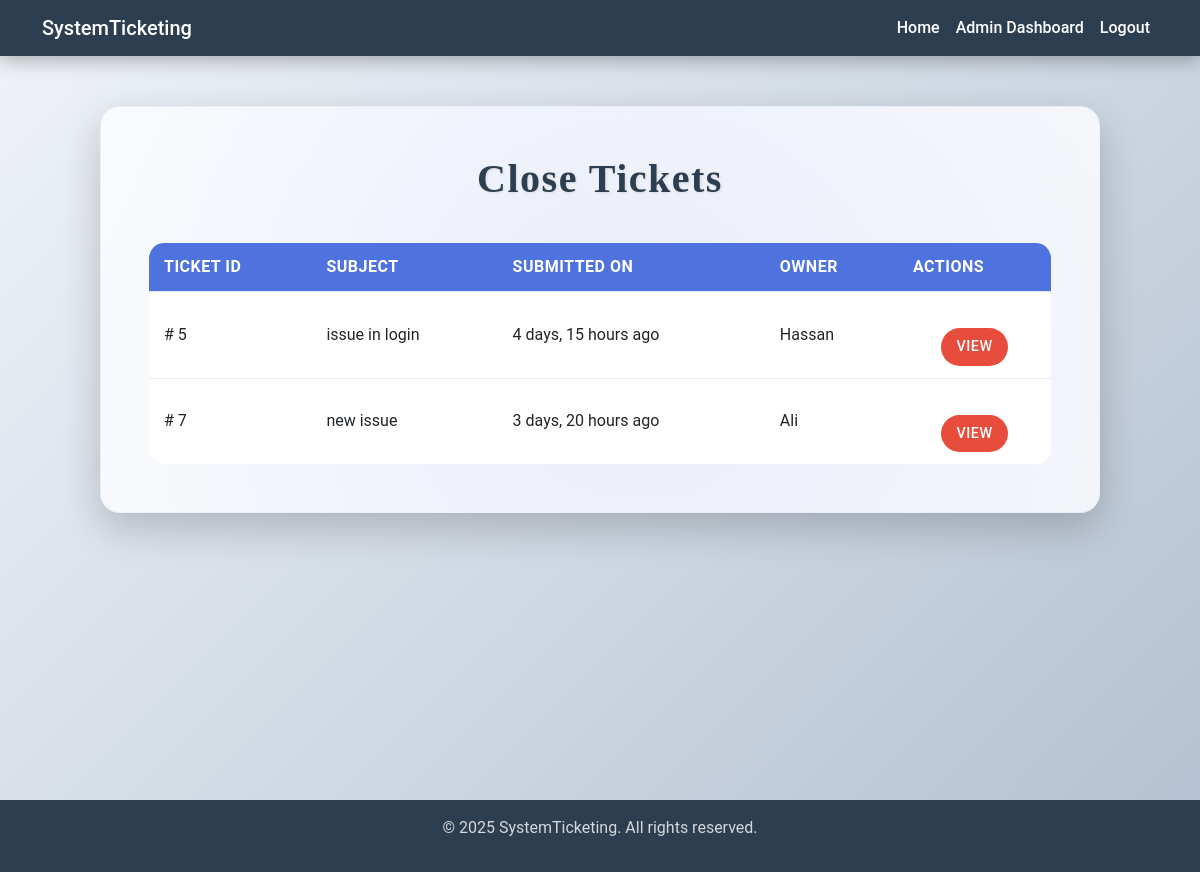
The page /ticket/close-list/ (signed in) on the database as committed earlier.
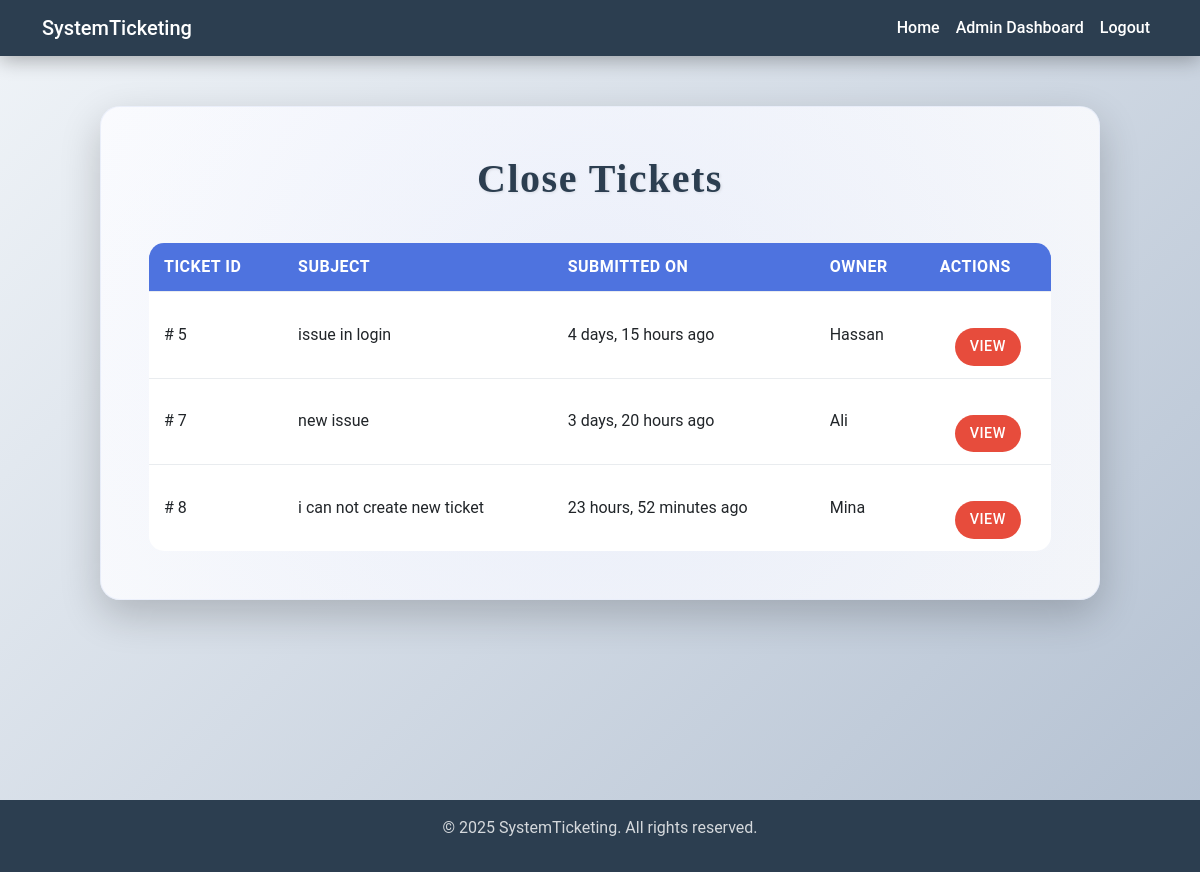
The same page on the database as committed later.
### ticket/models.py (models this page shows, shortened)
class TimeStampedModel(models.Model):
    created_at = models.DateTimeField(auto_now_add=True)
    updated_at = models.DateTimeField(auto_now=True)
    class Meta:
        abstract = True

class Ticket(TimeStampedModel):
    subject = models.CharField(max_length=200)
    description = models.TextField()
    user = models.ForeignKey(User, on_delete=models.CASCADE, related_name='user_ticket')
    file = models.FileField(upload_to='tickets/%Y/%m/%d', null=True, blank=True)
    status = models.CharField(max_length=50, choices=STARTS_CHOICES, default='Open')
    def get_absolute_url(self):
        return reverse('ticket:ticket-detail', kwargs={'ticket_id': self.pk})

### ticket/views.py (the view)
# urls.py: path('close-list/', views.TicketCloseListView.as_view(), name='ticket-close-lists'),
class TicketCloseListView(LoginRequiredMixin, TemplateView):
    template_name = 'ticket/close_list_tickets.html'
    def dispatch(self, request, *args, **kwargs):
        if not request.user.is_staff:
            return redirect('home:home')
        return super().dispatch(request, *args, **kwargs)
    def get_context_data(self, **kwargs):
        context = super().get_context_data(**kwargs)
        context['close_list'] = Ticket.objects.filter(status="Closed")
        return context

### ticket/templates/ticket/close_list_tickets.html (shortened to what this page needs)
{% extends 'main.html' %}
{% block main %}
    <div class="content">
        <div class="open-tickets-card">
            <h2>Close Tickets</h2>
            <table class="ticket-table">
                <thead>
                <tr>
                    <th>Ticket ID</th>
                    <th>Subject</th>
                    <th>Submitted On</th>
                    <th>Owner</th>
                    <th>Actions</th>
                </tr>
                </thead>
                <tbody>
                {% for list in close_list %}
                    <tr>
                        <td># {{ list.id }}</td>
                        <td>{{ list.subject }}</td>
                        <td>{{ list.created_at |timesince }} ago</td>
                        <td>{{ list.user.username|capfirst }}</td>
                        <td>
                            <div class="button-group">
                                <a href="{{ list.get_absolute_url }}" class="btn btn-danger btn-sm">View</a>
                            </div>
                        </td>
                {% endfor %}
                </tbody>
            </table>
        </div>
    </div>
{% endblock %}

Rows that differ between the two databases and show on the page:
added Ticket: id "8", subject "i can not create new ticket", created_at "23 hours, 52 minutes", user.username "Mina"
